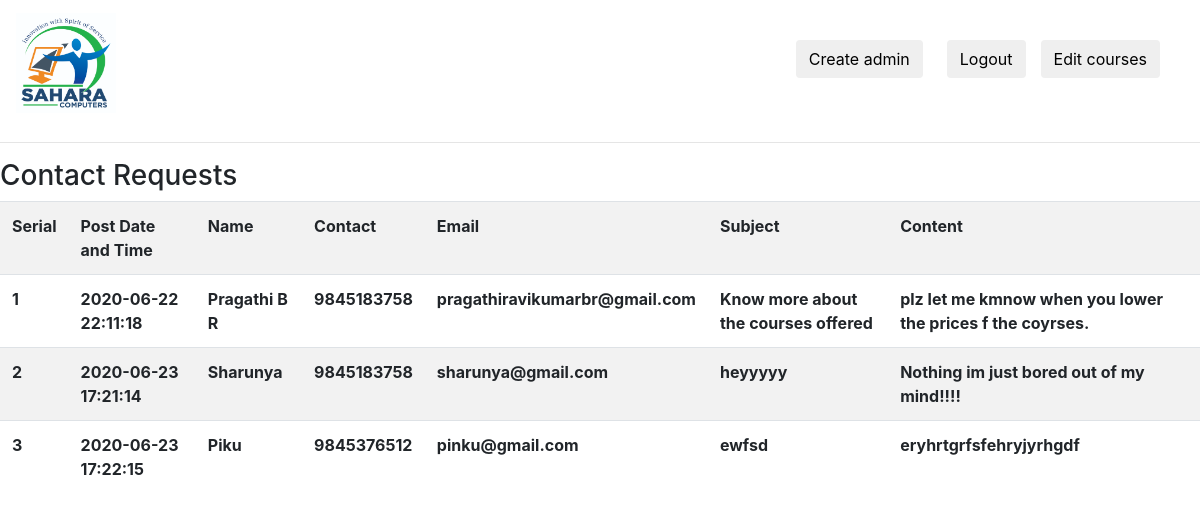
Screenshot of /admin_login_panel.php with the database file from the repository.
### tables this page shows
CREATE TABLE `contact_us` (
  `serial` int(11) NOT NULL,
  `date` datetime NOT NULL DEFAULT current_timestamp(),
  `name` varchar(50) NOT NULL,
  `email` varchar(150) NOT NULL,
  `contact` varchar(10) NOT NULL,
  `subject` text NOT NULL,
  `content` text NOT NULL
);

### admin_login_panel.php (the view, shortened to what this page needs)
<!DOCTYPE html>
<html lang="en">
<head>
    <link rel="stylesheet" href="css/bootstrap.css">
</head>
<body>
<nav class="navbar navbar-expand-lg navbar-light top-bar">
    <a class="navbar-brand" href="index.html"><img src="logo.png" style="width: 100px; height: 100px;"></a>
    <div class="collapse navbar-collapse">
        <ul class="navbar-nav ml-auto">
            <li class="nav-item mr-4">
                <button class="btn mb-2" type="button" data-toggle="modal" data-target="#create-admin">Create admin</button>
            </li>
            <li class="nav-item mr-4">
                <button class="btn mb-2" type="button" data-toggle="modal" data-target="#reply">
                    <a style="color: #000; text-decoration: none;" href="index.html">Logout</a>
                     <li class="nav-item mr-4">
                <button class="btn mb-2" type="button" data-toggle="modal" data-target="#reply" style="margin-left: 15px;">
                    <a style="color: #000; text-decoration: none;margin-top: 5px;" href="http://localhost/SAHARA-few/SAHARA/courses.php">Edit courses</a>
                </button>
            </li>
        </ul>
    </div>
</nav>
<hr>
<?php
        $con=new mysqli("localhost","root","","sahara_database");
        $sql = "select * from contact_us";
        $result = $con->query($sql);
        echo "<table id=\"contact\" class=\"table table-striped\">
            <h3>Contact Requests</h3>
            <tr>
                <th>Serial</th>
                <th>Post Date and Time</th>
                <th>Name</th>
                <th>Contact</th>
                <th>Email</th>
                <th>Subject</th>
                <th>Content</th>
            </tr>";
        if ($result->num_rows > 0) {
        while($row = $result->fetch_assoc())
        {
            echo "<tr>
                <th>".$row["serial"]."</th>
                <th>".$row["date"]."</th>
                <th>".$row["name"]."</th>
                <th>".$row["contact"]."</th>
                <th>".$row["email"]."</th>
                <th>".$row["subject"]."</th>
                <th>".$row["content"]."</th>
            </tr>";
        }
    }
        ?>
</body>
</html>

### rows the page displays
contact_us: serial "1", date "2020-06-22 22:11:18", name "Pragathi B R", contact "9845183758", email "pragathiravikumarbr@gmail.com", subject "Know more about the courses offered", content "plz let me kmnow when you lower the prices f the coyrses."
contact_us: serial "2", date "2020-06-23 17:21:14", name "Sharunya", contact "9845183758", email "sharunya@gmail.com", subject "heyyyyy", content "Nothing im just bored out of my mind!!!!"
contact_us: serial "3", date "2020-06-23 17:22:15", name "Piku", contact "9845376512", email "pinku@gmail.com", subject "ewfsd", content "eryhrtgrfsfehryjyrhgdf"
